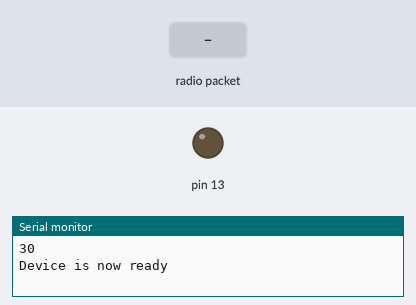
Bench run of a sketch on a simulated Arduino Uno, built with avr-gcc and run on an emulated ATmega328P. Parts: output pins drawn as LEDs (lit = HIGH), the last lines printed to the serial monitor. The inputs (shaded band) are chosen by the test bench. No radio packets arrive unless stated.

Above: at 1.2 s.
1.3 s: radio packet "5" arrives
At 1.9 s:
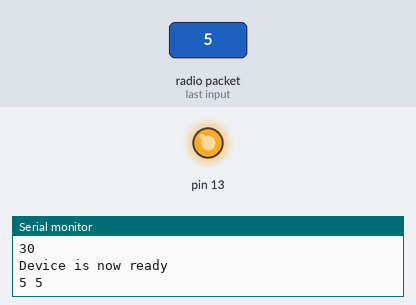
2.8 s: radio packet "200" arrives
At 3.1 s:
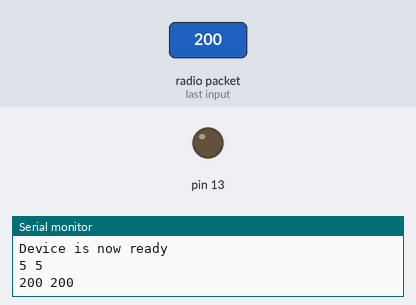
4.3 s: radio packet "90" arrives
At 5.4 s:
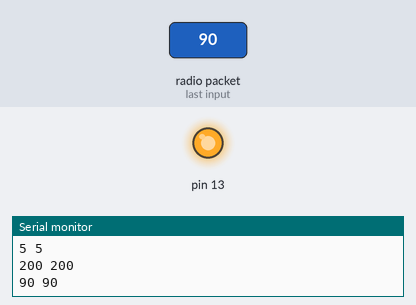
Timing chart, 0 to 7.3 s (numbered marks = the images above; inputs shaded):
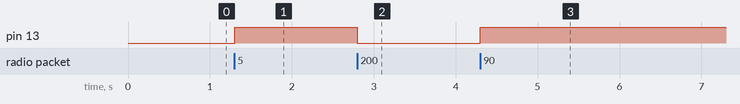

Measured:
- after the input at 1.3 s, pin 13: LOW → HIGH at once
- after the input at 2.8 s, pin 13: HIGH → LOW at once
- after the input at 4.3 s, pin 13: LOW → HIGH at once

The sketch:

receive.ino
```cpp
#include <VirtualWire.h>
byte message[VW_MAX_MESSAGE_LEN]; // a buffer to store the incoming messages
char messageChr[VW_MAX_MESSAGE_LEN + 1];


void setup() {
  Serial.begin(9600);
  Serial.println(VW_MAX_MESSAGE_LEN);
  Serial.println("Device is now ready");
  pinMode(13, OUTPUT);
  vw_setup(2000);
  vw_rx_start();

}

long flashLedStart;
void led(){
  digitalWrite(13, millis() - flashLedStart < 250);
}

void flashLed(){
  flashLedStart = millis();
}

void loop() {
  byte messageLength = VW_MAX_MESSAGE_LEN; // the size of the message
  if (vw_get_message(message, &messageLength)) {
    for(int i = 0; i < messageLength; i++) {
      messageChr[i] = message[i];
    }
    messageChr[messageLength] = 0;

    int distanceCm = atoi(messageChr);
    Serial.print(messageChr);
    Serial.print(" ");
    Serial.println(distanceCm);


    if (distanceCm > 150){
      digitalWrite(13, LOW);
    } else {
      digitalWrite(13, HIGH);
    }
  }

}
```
